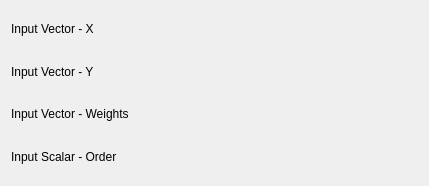
<ui version="4.0" >
 <class>FitPolynomial_WeightedConfig</class>
 <widget class="QWidget" name="FitPolynomial_WeightedConfig" >
  <property name="geometry" >
   <rect>
    <x>0</x>
    <y>0</y>
    <width>429</width>
    <height>186</height>
   </rect>
  </property>
  <property name="minimumSize" >
   <size>
    <width>400</width>
    <height>0</height>
   </size>
  </property>
  <layout class="QVBoxLayout" name="verticalLayout" >
   <item>
    <layout class="QHBoxLayout" name="horizontalLayout_4" >
     <item>
      <widget class="QLabel" name="label_4" >
       <property name="sizePolicy" >
        <sizepolicy vsizetype="Fixed" hsizetype="Fixed" >
         <horstretch>0</horstretch>
         <verstretch>0</verstretch>
        </sizepolicy>
       </property>
       <property name="text" >
        <string>Input Vector - X</string>
       </property>
       <property name="wordWrap" >
        <bool>false</bool>
       </property>
      </widget>
     </item>
     <item>
      <spacer name="horizontalSpacer" >
       <property name="orientation" >
        <enum>Qt::Horizontal</enum>
       </property>
       <property name="sizeHint" stdset="0" >
        <size>
         <width>40</width>
         <height>20</height>
        </size>
       </property>
      </spacer>
     </item>
     <item>
      <widget class="Kst::VectorSelector" native="1" name="_vectorX" >
       <property name="sizePolicy" >
        <sizepolicy vsizetype="Preferred" hsizetype="Expanding" >
         <horstretch>0</horstretch>
         <verstretch>0</verstretch>
        </sizepolicy>
       </property>
      </widget>
     </item>
    </layout>
   </item>
   <item>
    <layout class="QHBoxLayout" name="horizontalLayout_3" >
     <item>
      <widget class="QLabel" name="label_3" >
       <property name="sizePolicy" >
        <sizepolicy vsizetype="Fixed" hsizetype="Fixed" >
         <horstretch>0</horstretch>
         <verstretch>0</verstretch>
        </sizepolicy>
       </property>
       <property name="text" >
        <string>Input Vector - Y</string>
       </property>
       <property name="wordWrap" >
        <bool>false</bool>
       </property>
      </widget>
     </item>
     <item>
      <spacer name="horizontalSpacer_2" >
       <property name="orientation" >
        <enum>Qt::Horizontal</enum>
       </property>
       <property name="sizeHint" stdset="0" >
        <size>
         <width>40</width>
         <height>20</height>
        </size>
       </property>
      </spacer>
     </item>
     <item>
      <widget class="Kst::VectorSelector" native="1" name="_vectorY" >
       <property name="sizePolicy" >
        <sizepolicy vsizetype="Preferred" hsizetype="Expanding" >
         <horstretch>0</horstretch>
         <verstretch>0</verstretch>
        </sizepolicy>
       </property>
      </widget>
     </item>
    </layout>
   </item>
   <item>
    <layout class="QHBoxLayout" name="horizontalLayout_2" >
     <item>
      <widget class="QLabel" name="label_5" >
       <property name="sizePolicy" >
        <sizepolicy vsizetype="Fixed" hsizetype="Fixed" >
         <horstretch>0</horstretch>
         <verstretch>0</verstretch>
        </sizepolicy>
       </property>
       <property name="text" >
        <string>Input Vector - Weights</string>
       </property>
       <property name="wordWrap" >
        <bool>false</bool>
       </property>
      </widget>
     </item>
     <item>
      <spacer name="horizontalSpacer_3" >
       <property name="orientation" >
        <enum>Qt::Horizontal</enum>
       </property>
       <property name="sizeHint" stdset="0" >
        <size>
         <width>40</width>
         <height>20</height>
        </size>
       </property>
      </spacer>
     </item>
     <item>
      <widget class="Kst::VectorSelector" native="1" name="_vectorWeights" >
       <property name="sizePolicy" >
        <sizepolicy vsizetype="Preferred" hsizetype="Expanding" >
         <horstretch>0</horstretch>
         <verstretch>0</verstretch>
        </sizepolicy>
       </property>
      </widget>
     </item>
    </layout>
   </item>
   <item>
    <layout class="QHBoxLayout" name="horizontalLayout" >
     <item>
      <widget class="QLabel" name="label_6" >
       <property name="sizePolicy" >
        <sizepolicy vsizetype="Fixed" hsizetype="Fixed" >
         <horstretch>0</horstretch>
         <verstretch>0</verstretch>
        </sizepolicy>
       </property>
       <property name="text" >
        <string>Input Scalar - Order</string>
       </property>
       <property name="wordWrap" >
        <bool>false</bool>
       </property>
      </widget>
     </item>
     <item>
      <spacer name="horizontalSpacer_4" >
       <property name="orientation" >
        <enum>Qt::Horizontal</enum>
       </property>
       <property name="sizeHint" stdset="0" >
        <size>
         <width>40</width>
         <height>20</height>
        </size>
       </property>
      </spacer>
     </item>
     <item>
      <widget class="Kst::ScalarSelector" native="1" name="_scalarOrder" />
     </item>
    </layout>
   </item>
  </layout>
 </widget>
 <layoutdefault spacing="6" margin="11" />
 <pixmapfunction>qPixmapFromMimeSource</pixmapfunction>
 <customwidgets>
  <customwidget>
   <class>Kst::VectorSelector</class>
   <extends>QWidget</extends>
   <header>vectorselector.h</header>
  </customwidget>
  <customwidget>
   <class>Kst::ScalarSelector</class>
   <extends>QWidget</extends>
   <header>scalarselector.h</header>
  </customwidget>
 </customwidgets>
 <resources/>
 <connections/>
</ui>
